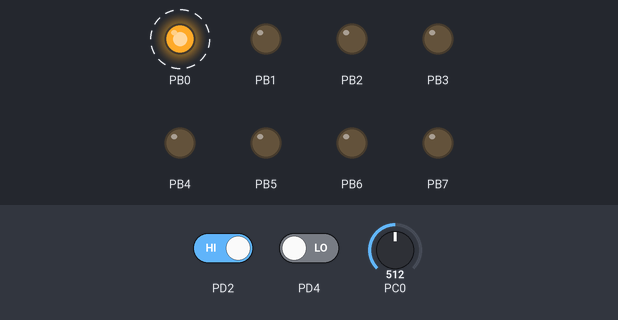
Simulated run of this program. Board: ATmega328P, built with avr-gcc and emulated at 1 MHz. Shown: output pins drawn as LEDs (lit = HIGH). Dashed ring = blinking. The test bench sets the inputs (shaded band); at power-on: PD2 HIGH, PC0 = 512, PD4 LOW.

Above: at 1.8 s.
1.9 s: PD2 driven LOW
At 3.3 s:
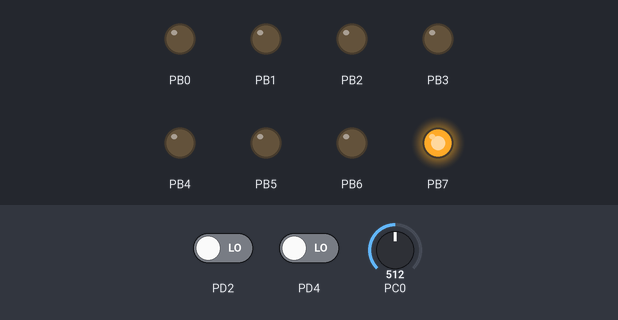
3.9 s: PC0 set to 516
At 4.5 s:
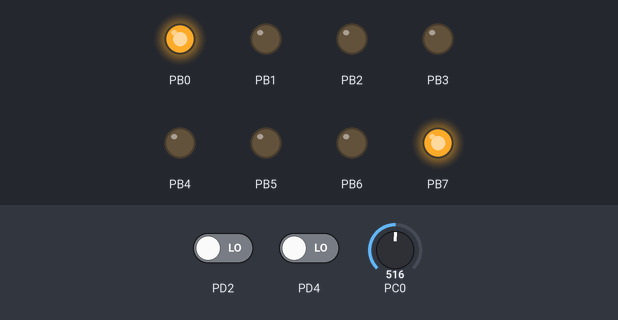
5.4 s: PC0 set to 511
At 6.6 s:
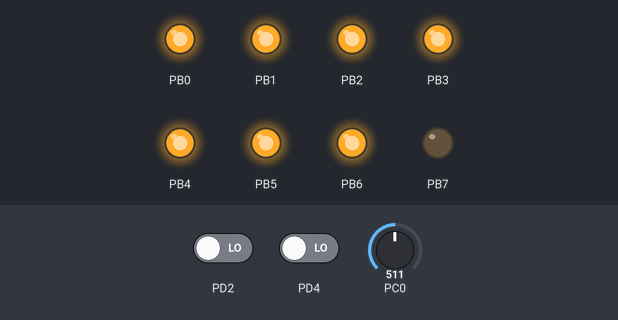
6.9 s: PC0 set to 306
At 8.0 s:
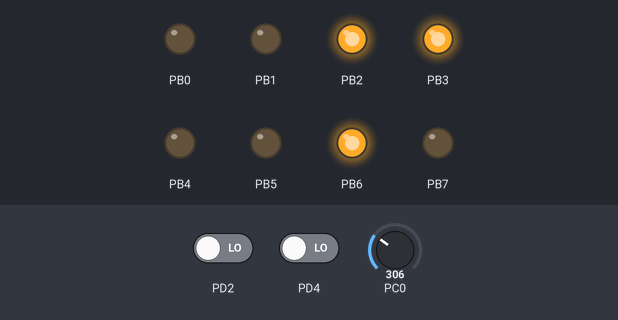
8.4 s: PC0 set to 303
At 9.1 s:
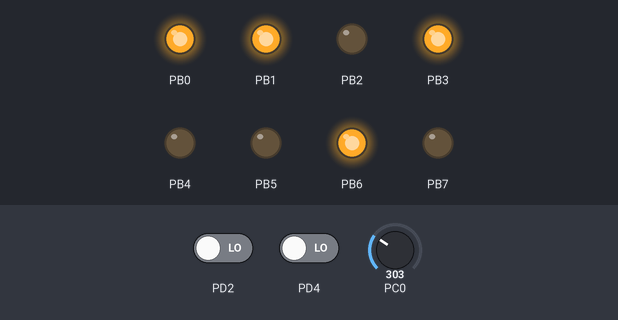
9.9 s: PC0 set to 122
At 10.3 s:
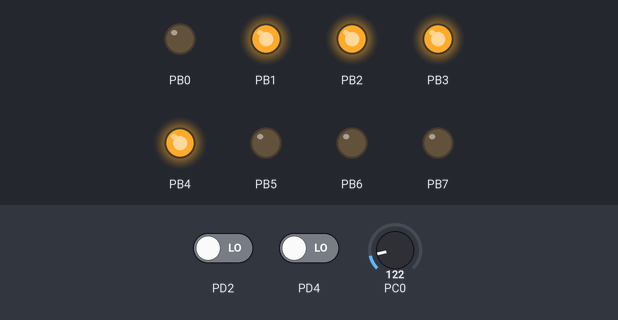
Timing chart, 0 to 12.4 s (numbered marks = the images above; inputs shaded):
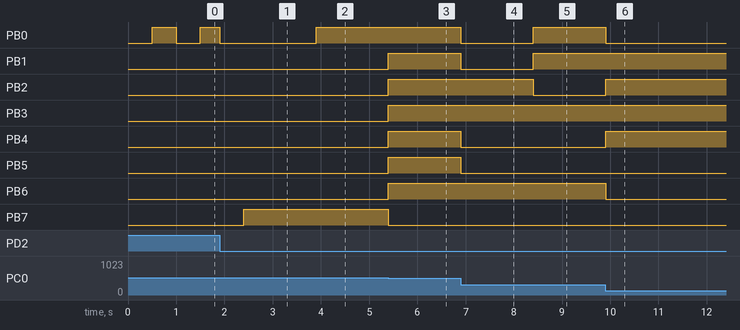

Measured:
- the behaviour switches between 515 and 516 on PC0 (found by bisection; images 1 and 2)
- the behaviour switches between 304 and 303 on PC0 (found by bisection; images 4 and 5)
- after the input at 1.9 s, PB7: LOW → HIGH after 0.50 s
- after the input at 3.9 s, PB0: LOW → HIGH at once
- after the input at 5.4 s, PB1–6: LOW → HIGH at once; PB7: HIGH → LOW at once
- after the input at 6.9 s, PB0, PB1, PB4, PB5: HIGH → LOW at once
- after the input at 8.4 s, PB0, PB1: LOW → HIGH at once; PB2: HIGH → LOW at once
- after the input at 9.9 s, PB0, PB6: HIGH → LOW at once; PB2, PB4: LOW → HIGH at once

The program:

main.c
```c
/*
 * THREE MODES PROGRAM
 *
 * Created: 4/29/2018 4:01:49 PM
 * Author : Muhammad Abu al-Majd
 */

/* CPU Freq */
#define F_CPU 1000000UL

#include <avr/io.h>
#include <avr/interrupt.h>
#include <util/delay.h>
#include "adc/adc.h"


#define OUTPUT_PORT(_PORT)			_PORT = 0xFF
#define INPUT_PORT(_PORT)			_PORT = 0x00

#define ENBLE_PULLUP(_PORT)			_PORT = 0xFF


#define SET_BIT(ADDR, BIT)			ADDR |=	(1<<BIT)
#define RESET_BIT(ADDR, BIT)		ADDR &= ~(1<<BIT)
#define TOGGLE_BIT(ADDR, BIT)		ADDR ^= (1<<BIT)
#define READ_BIT(ADDR, BIT)			((ADDR & (1<<BIT))>>BIT)
#define CHK_PIN_HIGH(_PORT, _PIN)	(_PORT & (1<<_PIN))
#define CHK_PIN_LOW(_PORT, _PIN)	!(_PORT & (1<<_PIN))

/* MODE_ONE PORTB will be lighten from b0 up to b7 and restart again*/
#define MODE_ONE		1
/* MODE_ONE PORTB will be lighten from b7 down to b0 and restart again*/
#define MODE_TWO		2
/* MODE_ONE PORTB will be lighten according to ADC input*/
#define MODE_THREE		3

int mode_flag = MODE_ONE;
unsigned char adc_r_8 = 0;

int main(void)
{
	//set all pins in port b to output
	OUTPUT_PORT(DDRB);

	//input pin
	RESET_BIT(DDRD, PORTD4);

	//choosing one mode of interrupts int pins 4 modes
	//Low level for INT0
	//portd2
	RESET_BIT(EICRA, ISC00);
	RESET_BIT(EICRA, ISC01);

	//enabling interrupt request and global interrupt flag
	SET_BIT(EIMSK, INT0);
	sei();

	adc_init(0);

	int leds = 0;
	int counter = 0;

	unsigned char adc_r_8 = 0;

    while (1)
    {
		//PIND4 here is active low
		if(CHK_PIN_LOW(PIND, PIND4)) {
			if(mode_flag < MODE_THREE) {
				// toggle the mode from mode 2 to 1, or vise versa
				if(mode_flag == MODE_ONE)  {
					mode_flag = MODE_TWO;
					leds = 0;
					counter = -1;
				}
				else {
					mode_flag = MODE_ONE;
					leds = 0;
					counter = 8;
				}

			}
			else {
				//change mode
				mode_flag = MODE_ONE;
				leds = 0;
				counter = 8;
			}
		}

		if(mode_flag == MODE_ONE) {
			if(counter > 7) {
				leds = 0;
				counter = -1;
			}
			SET_BIT(leds, counter++);
			PORTB = leds;
			_delay_ms(500);
		}
		else if(mode_flag == MODE_TWO) {
			if(counter < 0) {
				leds = 0;
				counter = 8;
			}
			SET_BIT(leds, counter--);
			PORTB = leds;
			_delay_ms(500);
		}
		else {
			adc_r_8 = adc_read_8_bit(0);
			PORTB = adc_r_8;
			_delay_ms(500);
		}
    } // end of while loop
}

ISR(INT0_vect)
{
	//disable interrupts
	cli();

	if (mode_flag != MODE_THREE) {
		PORTB = 0;
		_delay_ms(500);
	}

	adc_r_8 = adc_read_8_bit(0);
	PORTB = adc_r_8;

	_delay_ms(500);
	mode_flag = MODE_THREE;
	//enable interrupts
	sei();
}
```

adc.c
```c
/*
 * adc.c
 *
 * Created: 4/22/2018 11:47:28 AM
 *  Author: tornado_win
 */

#include "adc.h"
#include <avr/io.h>

void adc_init(unsigned char flag_8_16)
{
	if (flag_8_16 == 0) {
		// AREF = Avcc .. Internal
		ADMUX = (1<<REFS0) | (1<<ADLAR);
		} else {
		// AREF = Avcc .. Internal
		ADMUX = (1<<REFS0);
	}

	// ADC Enable and prescaler of 8
	// 1000000 / 8 = 125000
	ADCSRA = (1<<ADEN)| (1<<ADPS1)|(1<<ADPS0);
}

unsigned int adc_read(unsigned char ch)
{
	// select the corresponding channel 0~7
	ADMUX |= ch;

	// start single convertion, by writing  1? to ADSC
	ADCSRA |= (1<<ADSC);

	// wait for conversion to complete, ADSC becomes  0? again, till then, run loop continuously
	while(ADCSRA & (1<<ADSC));
	return ADC;
}

unsigned char adc_read_8_bit(unsigned char ch)
{
	// select the corresponding channel 0~7
	ADMUX |= ch;

	// start single convertion, by writing  1? to ADSC
	ADCSRA |= (1<<ADSC);

	// wait for conversion to complete, ADSC becomes  0? again, till then, run loop continuously
	while(ADCSRA & (1<<ADSC));
	return ADCH;
}
```

adc.h
```c
/*
 * adc.h
 *
 * Created: 4/22/2018 11:47:07 AM
 *  Author: tornado_win
 */


#ifndef ADC_H_
#define ADC_H_

void adc_init(unsigned char flag_8_16);
unsigned int adc_read(unsigned char ch);
unsigned char adc_read_8_bit(unsigned char ch);

#endif /* ADC_H_ */
```
